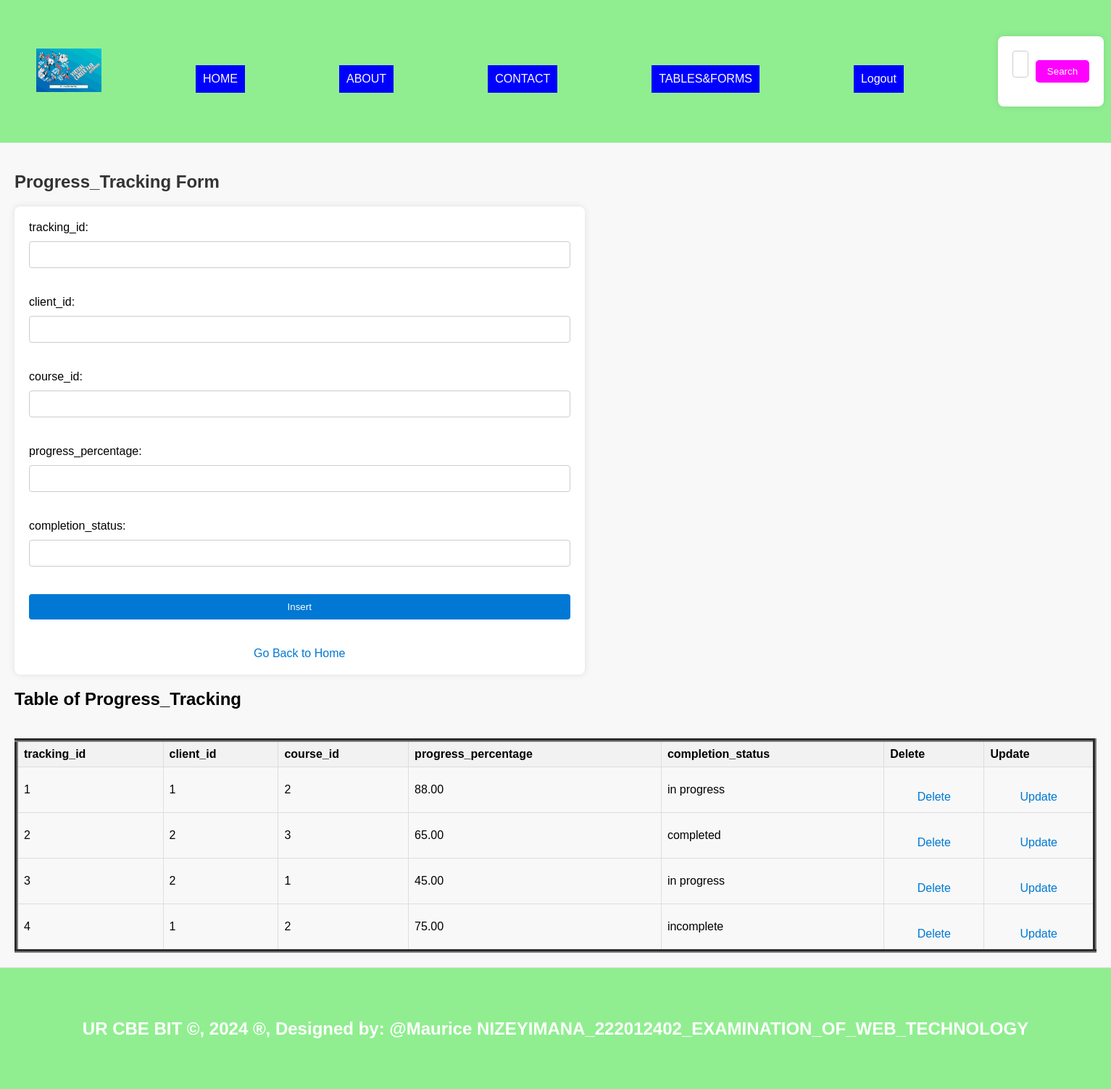
Screenshot of /Progress_Tracking.php with the database file from the repository.
### tables this page shows
CREATE TABLE `progress_tracking` (
  `tracking_id` int(11) NOT NULL,
  `client_id` int(11) DEFAULT NULL,
  `course_id` int(11) DEFAULT NULL,
  `progress_percentage` decimal(5,2) DEFAULT NULL,
  `completion_status` enum('incomplete','in progress','completed') DEFAULT NULL
);

### Progress_Tracking.php (the view, shortened to what this page needs)
<?php
include "menu.php";
?>
<!DOCTYPE html>
<html>
<head>
</head>
<body>
<section>
    <h1>Progress_Tracking Form</h1>
    <form method="post" onsubmit="return confirmInsert();">
        <label for="trackid">tracking_id:</label>
        <input type="number" id="trackid" name="trackid"><br><br>
        <label for="clientid">client_id:</label>
        <input type="number" id="clientid" name="clientid" required><br><br>
        <label for="courseid">course_id:</label>
        <input type="number" id="courseid" name="courseid" required><br><br>
        <label for="progp">progress_percentage:</label>
        <input type="number" id="progp" name="progp" required><br><br>
        <label for="comples">completion_status:</label>
        <input type="text" id="comples" name="comples" required><br><br>
        <input type="submit" name="add" value="Insert"><br><br>
        <a href="./home.php">Go Back to Home</a>
    </form>
    <center><h2>Table of Progress_Tracking</h2></center>
    <table border="5">
        <tr>
            <th>tracking_id</th>
            <th>client_id</th>
            <th>course_id</th>
            <th>progress_percentage</th>
            <th>completion_status</th>
            <th>Delete</th>
            <th>Update</th>
        </tr>
        <?php
        include "database_connection.php";
        $sql = "SELECT * FROM Progress_Tracking";
        $result = $connection->query($sql);
        if ($result->num_rows > 0) {
            while ($row = $result->fetch_assoc()) {
                $tracking_id = $row['tracking_id'];
                echo "<tr>
                    <td>" . $row['tracking_id'] . "</td>
                    <td>" . $row['client_id'] . "</td>
                    <td>" . $row['course_id'] . "</td>
                    <td>" . $row['progress_percentage'] . "</td>
                    <td>" . $row['completion_status'] . "</td>
                    <td><a style='padding:4px' href='delete_Progress_Tracking.php?tracking_id=$tracking_id'>Delete</a></td>
                    <td><a style='padding:4px' href='update_Progress_Tracking.php?tracking_id=$tracking_id'>Update</a></td>
                </tr>";
            }
        } else {
            echo "<tr><td colspan='7'>No data found</td></tr>";
        }
        ?>
    </table>
</body>
 <footer>
    <center><b><h2>UR CBE BIT &copy, 2024 &reg, Designed by: @Maurice NIZEYIMANA_222012402_EXAMINATION_OF_WEB_TECHNOLOGY</h2></b></center>
  </footer>
</body>
</html>

### style.css (style rules this page uses)
body { font-family: Arial, sans-serif; margin: 0; padding: 0; }
section { padding:82px; border-bottom: 1px solid #ddd; }
footer { text-align: center; padding: 20px; background-color:darkmagenta; }

### menu.php (style rules this page uses)
body { background-image: url('./Image/virtual.jpeg'); background-size: cover; margin: 0; padding: 0; }
footer { background-color: lightgreen; padding: 50px; text-align: center; color: white; }

### Progress_Tracking.php (style rules this page uses)
body { font-family: Arial, sans-serif; background-color: #f8f8f8; margin: 0; padding: 0; }
section { padding: 20px; display: flex; justify-content: flex-start; align-items: flex-start; flex-direction: column; }
h1 { text-align: center; color: #333; }
form { width: 50%; margin-right: auto; background-color: #fff; padding: 20px; border-radius: 8px; box-shadow: 0 0 10px rgba(0, 0, 0, 0.1); }
label { display: block; margin-bottom: 10px; }
input[type="number"], input[type="text"] { width: 100%; padding: 10px; margin-bottom: 20px; border: 1px solid #ccc; border-radius: 4px; box-sizing: border-box; }
input[type="submit"] { width: 100%; padding: 10px; background-color: #0078D4; color: #fff; border: none; border-radius: 4px; cursor: pointer; transition: background-color 0.3s; }
a { display: block; text-align: center; color: #0078D4; text-decoration: none; margin-top: 20px; }
table { width: 100%; border-collapse: collapse; margin-top: 20px; }
th, td { border: 1px solid #ddd; padding: 8px; text-align: left; }
th { background-color: #f2f2f2; }

### rows the page displays
progress_tracking: tracking_id "1", client "1", course "2", progress_percentage "88.00", completion_status "in progress"
progress_tracking: tracking_id "2", client "2", course "3", progress_percentage "65.00", completion_status "completed"
progress_tracking: tracking_id "3", client "2", course "1", progress_percentage "45.00", completion_status "in progress"
progress_tracking: tracking_id "4", client "1", course "2", progress_percentage "75.00", completion_status "incomplete"
